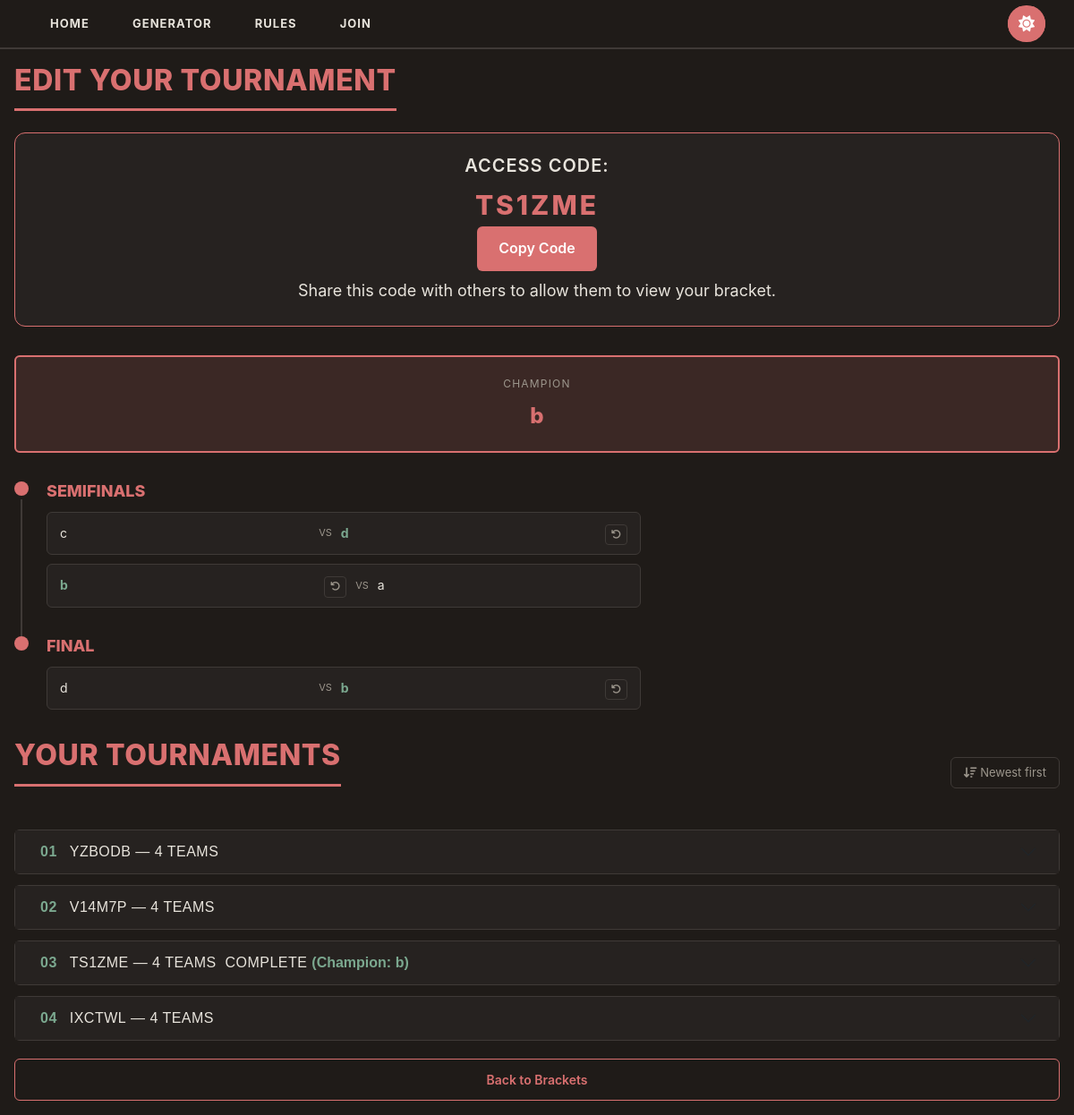
Screenshot of /bracket/created/TS1ZME with the database file from the repository.
### app.py (models this page shows)
class Bracket(db.Model):
    __tablename__ = 'teams'
    id = db.Column(db.Integer, primary_key=True)
    name = db.Column(db.String(100), nullable=False)
    seed = db.Column(db.Integer, nullable=False)
    access_code = db.Column(db.String(6), nullable=True)

class Match(db.Model):
    __tablename__ = 'matches'
    id = db.Column(db.Integer, primary_key=True)
    access_code = db.Column(db.String(6), nullable=False)
    round = db.Column(db.Integer, nullable=False)
    match_index = db.Column(db.Integer, nullable=False)
    team1_id = db.Column(db.Integer, db.ForeignKey('teams.id'), nullable=True)
    team2_id = db.Column(db.Integer, db.ForeignKey('teams.id'), nullable=True)
    winner_id = db.Column(db.Integer, db.ForeignKey('teams.id'), nullable=True)
    previous_winner_id = db.Column(db.Integer, db.ForeignKey('teams.id'), nullable=True)
    team1 = db.relationship('Bracket', foreign_keys=[team1_id])
    team2 = db.relationship('Bracket', foreign_keys=[team2_id])
    winner = db.relationship('Bracket', foreign_keys=[winner_id])

### app.py (the view)
@app.route('/bracket/created/<code>')
def bracket_created(code):
    ctx = get_bracket_context(code)
    if ctx is None:
        flash('Bracket not found', 'error')
        return redirect(url_for('join_bracket'))
    sort_order = request.args.get('sort', 'desc')
    return render_template(
        'bracket.html',
        teams=ctx["teams"],
        rounds=ctx["rounds"],
        num_teams=ctx["num_teams"],
        allowed_sizes=ALLOWED_SIZES,
        final_match=ctx["final_match"],
        pending_teams=ctx["pending_teams"],
        reshuffle_round=ctx["reshuffle_round"],
        code=ctx["code"],
        is_creator=True,
        tournaments=get_all_tournaments(newest_first=(sort_order == 'desc')),
        sort_order=sort_order
    )

### app.py (called while the page is built)
def round_label(round_num, total_rounds, num_teams):
    if round_num == total_rounds:
        return "Final"
    if round_num == total_rounds - 1:
        return "Semifinals"
    if round_num == total_rounds - 2:
        return "Quarterfinals"
    participants = num_teams // (2 ** (round_num - 1))
    return f"Round of {participants}"

### templates/bracket.html (shortened to what this page needs)
{% extends 'base.html' %}
{% block content %}
{% if code %}
<h1>Edit Your Tournament</h1>
<div class="code-badge">
    <div class="code-badge-content">
        <div class="code-badge-info">
            <h3>Access Code:</h3>
            <div class="code-badge-code">{{ code }}</div>
            <button onclick="navigator.clipboard.writeText('{{ code }}')">Copy Code</button>
            <div class="code-badge-description">Share this code with others to allow them to view your bracket.</div>
        </div>
    </div>
</div>
{% endif %}
{% if final_match and final_match.winner_id %}
<div class="champion-banner">
    <span class="champion-label">Champion</span>
    <span class="champion-name">{{ final_match.winner.name }}</span>
</div>
{% endif %}
{% if rounds %}
<div class="bracket-timeline">
{% for round in rounds %}
<div class="timeline-round">
    <div class="timeline-marker">
        <span class="timeline-dot"></span>
        {% if not loop.last %}<span class="timeline-line"></span>{% endif %}
    </div>
    <div class="timeline-content">
        <h3>{{ round.label }}</h3>
        <div class="timeline-matches">
        {% for match in round.matches %}
        <div class="timeline-match">
            {% if match.team1_id %}
                {% if match.winner_id %}
                    <span class="timeline-team {% if match.winner_id == match.team1_id %}winner{% endif %}">{{ match.team1.name }}</span>
                    {% if match.winner_id == match.team1_id %}
                    <form action="{{ url_for('undo_winner', match_id=match.id, code=code) }}" method="POST" class="undo-form" data-confirm="Undo this result?">
                        <button type="submit" class="undo-btn" title="Undo winner"><i class="fa-solid fa-arrow-rotate-left"></i></button>
                    </form>
                    {% endif %}
                {% else %}
                    <form action="{{ url_for('declare_winner', match_id=match.id, winner_id=match.team1_id, code=code) }}" method="POST" class="timeline-team-form">
                        <button type="submit" class="timeline-team timeline-team-button">{{ match.team1.name }}</button>
                    </form>
                {% endif %}
            {% else %}
                <span class="timeline-team timeline-team-tbd">TBD</span>
            {% endif %}
            <span class="timeline-vs">vs</span>
            {% if match.team2_id %}
                {% if match.winner_id %}
                    <span class="timeline-team {% if match.winner_id == match.team2_id %}winner{% endif %}">{{ match.team2.name }}</span>
                    {% if match.winner_id == match.team2_id %}
                    <form action="{{ url_for('undo_winner', match_id=match.id, code=code) }}" method="POST" class="undo-form" data-confirm="Undo this result?">
                        <button type="submit" class="undo-btn" title="Undo winner"><i class="fa-solid fa-arrow-rotate-left"></i></button>
                    </form>
                    {% endif %}
                {% else %}
                    <form action="{{ url_for('declare_winner', match_id=match.id, winner_id=match.team2_id, code=code) }}" method="POST" class="timeline-team-form">
                        <button type="submit" class="timeline-team timeline-team-button">{{ match.team2.name }}</button>
                    </form>
                {% endif %}
            {% else %}
                <span class="timeline-team timeline-team-tbd">TBD</span>
            {% endif %}
        </div>
        {% endfor %}
        </div>
    </div>
</div>
{% endfor %}
</div>
{% endif %}
{% if tournaments %}
<div class="tournament-header" id="your-tournaments">
    <h1>Your Tournaments</h1>
    <a href="{{ url_for(request.endpoint, code=code, sort='asc' if sort_order == 'desc' else 'desc') }}" class="sort-toggle-btn">
        {% if sort_order == 'desc' %}
            <i class="fa-solid fa-arrow-down-wide-short"></i> Newest first
        {% else %}
            <i class="fa-solid fa-arrow-up-wide-short"></i> Oldest first
        {% endif %}
    </a>
</div>
<div class="accordion accordion-v2" id="tournamentAccordion">
    {% for t in tournaments %}
    <div class="accordion-item">
        <h2 class="accordion-header">
            <button class="accordion-button collapsed" type="button" data-num="{{ '%02d' % loop.index }}" data-bs-toggle="collapse" data-bs-target="#tournament-{{ t.code }}" aria-controls="tournament-{{ t.code }}">
                {{ t.code }}&nbsp;&mdash;&nbsp;{{ t.num_teams }} teams
                {% if t.is_complete %}
                &nbsp;<span class="tournament-status complete">Complete</span>
                    &nbsp;<span class="tournament-champion-tag">(Champion: {{ t.final_match.winner.name }})</span>
                {% endif %}
            </button>
        </h2>
    </div>
    {% endfor %}
</div>
{% endif %}
<div class="bracket-actions">
    <a href="{{ url_for('bracket')}}" class="btn btn-secondary">Back to Brackets</a>
</div>
{% endblock %}

### rows the page displays
Bracket: winner.name "b"
Match: team1.name "c", team2.name "d"
Match: team1.name "b", team2.name "a"
Match: team1.name "d", team2.name "b"
Bracket: code "YZBODB", num_teams "4"
Bracket: code "V14M7P", num_teams "4"
Bracket: code "TS1ZME", num_teams "4", final_match.winner.name "b"
Bracket: code "IXCTWL", num_teams "4"

### other values shown
{{ code }} "TS1ZME"
{{ round.label }} "SEMIFINALS" "FINAL"
